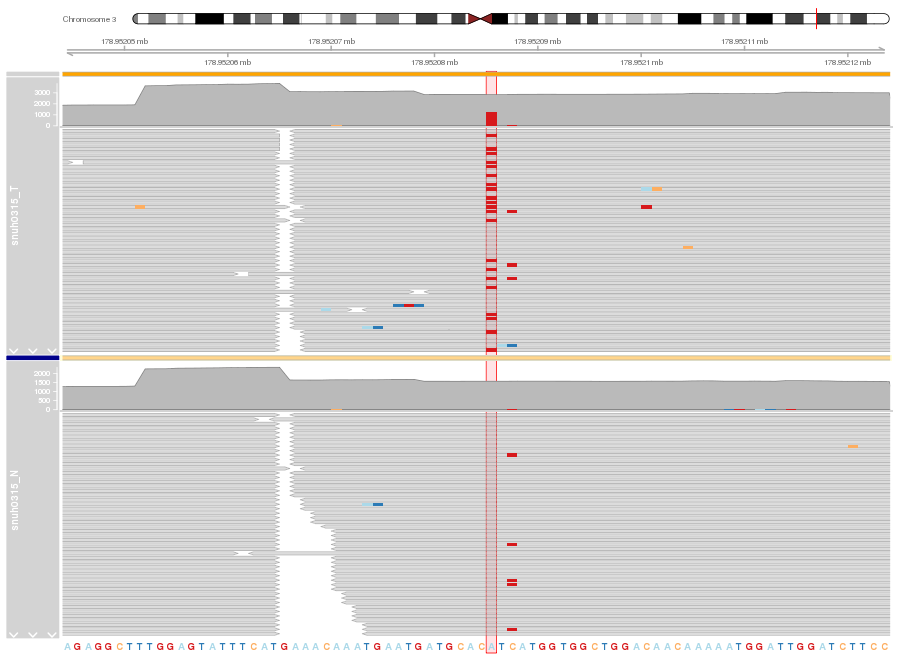

Reproduce this figure in R.
# http://www.sthda.com/english/wiki/gviz-visualize-genomic-data

source("http://bioconductor.org/biocLite.R")
biocLite("Gviz")
biocLite("Homo.sapiens")

library(Homo.sapiens)
library(Gviz)

data(cpgIslands)
atrack <- AnnotationTrack(cpgIslands, name = "CpG")
gen<-genome(cpgIslands)
gtrack<-GenomeAxisTrack()
itrack<- IdeogramTrack( genome= gen, chromosome = chr)

#plotTracks(list(itrack, grtrack, gtrack, atrack), from=26700000, to=26750000)
#plotTracks(list(itrack, grtrack, gtrack, atrack), extend.left=0.5, extend.right=1000000)

txdb <- TxDb.Hsapiens.UCSC.hg19.knownGene

setwd("/home/adminrig/workspace.min/IonTorrent/IonProton/bin/Ion.Input/Auto_user_DL1-56-20150130-Amp.Customized.69genes.550k.set25_117_169/Analysis/BAM")
bamN<-AlignmentsTrack("snuh0315_N.bam.AddRG.bam", isPaired = F, name="snuh0315_N")
bamT<-AlignmentsTrack("snuh0315_T.bam.AddRG.bam", isPaired = F, name="snuh0315_T")

grtrack <- GeneRegionTrack(txdb, genome = gen, name = "UCSC known genes",chromosome = "chr3", transcriptAnnotation = "symbol", background.panel = "#FFFEDB", background.title = "darkblue")
bmt<-BiomartGeneRegionTrack(genome=gen, chromosome = "chr3", start=178952064, end=178952104, filter=list(with_ox_refseq_mrna = TRUE), stacking="dense", name="BioMart")
ht<-HighlightTrack(trackList = list(bmt, bamT, grtrack, bamN, sTrack), start =178952085, width = 0, chromosome = "chr3") 
  

# plotTracks(list(itrack, gtrack, bmt, bamT, grtrack, bamN, sTrack), from=178952064, to=178952104, extend.right = 20, extend.left = 20, chromosome = "chr3" )
plotTracks(list(itrack, gtrack, ht), from=178952064, to=178952104, extend.right = 20, extend.left = 20, chromosome = "chr3" )

# plotTracks(list(itrack, gtrack, grtrack), from=178952064, to=178952104, extend.right = 1000000, extend.left = 1000000, chromosome = "chr3" )
